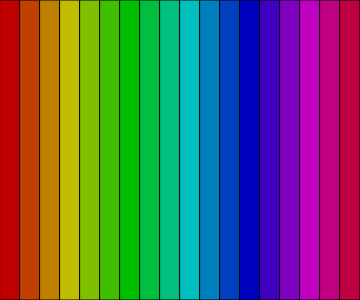
Frame 1 (no input)
Frame 60 (no input): identical to frame 1, image omitted
Frame 120 (the mouse pressed at the canvas centre since frame 60): identical to frame 1, image omitted

The p5.js sketch that drew this single still picture (run headless with seeded random() and noise() and a simulated clock; from frame 60 on, the mouse is pressed at the canvas centre):

// p5.js sketch
// ── sketch.js

function setup() {
  createCanvas(360,300);
  colorMode(HSB, 360, 100, 100);
}

function draw() {
  background(0);

  // var x = 0;
  // while (x < width) {
  //   fill(x,100,75);
  //   rect(x,0,20,height);
  //   x = x + 20;
  // }

  for (var x = 0; x < width; x = x + 20) {
    fill(x,100,75);
    rect(x,0,20,height);
  }

  // noStroke();
  // fill(300,100,75);
  // rect(0,0,20,height);

  // fill(280,100,75);
  // rect(20,0,20,height);

  // fill(260,100,75);
  // rect(40,0,20,height);

}
